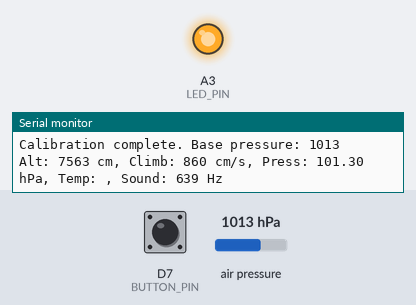
A sketch run on a simulated Arduino Nano 33 BLE. Parts: output pins drawn as LEDs (lit = HIGH), the last lines printed to the serial monitor. The test bench sets the inputs (shaded band); at power-on: D7 (BUTTON_PIN) HIGH, air pressure 1013 hPa.

Above: at 1.9 s.
2.0 s: D7 (BUTTON_PIN) pulled LOW for 0.15 s
5.1 s: D7 (BUTTON_PIN) pulled LOW for 1 s
At 7.89 s:
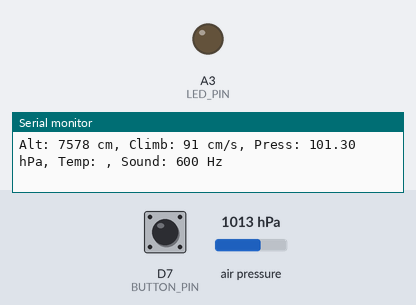
8.1 s: D7 (BUTTON_PIN) pulled LOW for 3.2 s
At 9.9 s:
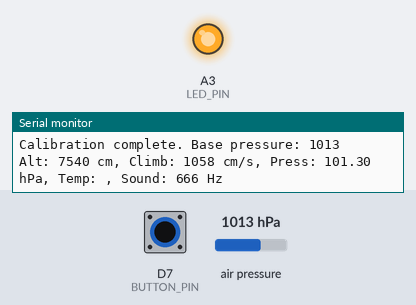
12.8 s: air pressure set to 1025 hPa
At 14.3 s:
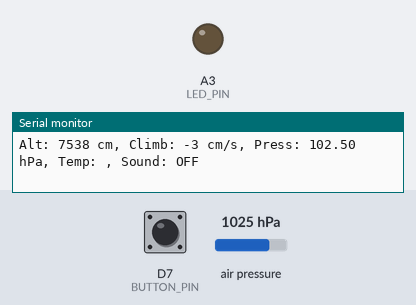
Timing chart, 0 to 15.8 s (numbered marks = the images above; inputs shaded):
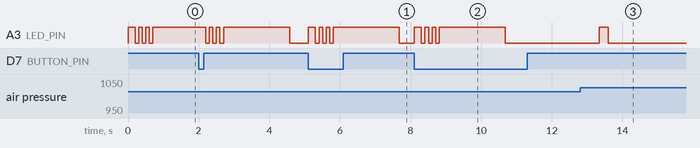

Measured:
- after the input at 5.1 s, A3 (LED_PIN): LOW → HIGH at once, then repeats every 0.20 s: LOW 0.10 s, HIGH 0.10 s
- after the input at 8.1 s, A3 (LED_PIN): LOW → HIGH at once, then repeats every 0.20 s: LOW 0.10 s, HIGH 0.10 s
- after the input at 12.8 s, A3 (LED_PIN): LOW → HIGH after 0.54 s, → LOW 0.26 s later
- by itself, A3 (LED_PIN): repeats every 0.20 s: HIGH 0.10 s, LOW 0.10 s

The sketch:

var_mk3-nrf52810-holyot-BLE1.ino
```cpp
/*****************************************************************************
 * Вариометр и альтиметр для Holyiot nRF52810 (Arduino)
 * Датчик: LPS22HB (библиотека Arduino_LPS22HB)
 * Передача данных: Bluetooth Serial (BLE UART)
 * Эмуляция звука Brauniger IQ ONE (без динамика - только данные)
 * Фильтр Калмана (целочисленная реализация)
 * Калибровка по кнопке
 * Совместимость с XCSoar и LK8000
 *****************************************************************************/
#define BLE_EN 0

#include <Arduino.h>
#include <Arduino_LPS22HB.h>
#if BLE_EN
#include <bluefruit.h>
#include <ArduinoBLE.h>
#endif

// ============================================================================
// Конфигурация
// ============================================================================
#define SAMPLE_INTERVAL_MS    50      // 20 Гц采样
#define BUTTON_PIN            7       // Кнопка калибровки (GPIO 7 на Holyiot)
#define LED_PIN               17      // Встроенный светодиод (GPIO 17)

// Параметры фильтра Калмана
#define KALMAN_Q              10      // Шум процесса (в см)
#define KALMAN_R              50      // Шум измерения (в см)
#define KALMAN_INIT_P         1000    // Начальная ковариация

// ============================================================================
// Глобальные переменные
// ============================================================================
//LPS22HB BARO;

#if BLE_EN
  BLESerial bleSerial;  // BLE UART сервис
#endif

// Фильтр Калмана (целочисленный)
struct KalmanFilter {
    int32_t x;        // Состояние: высота (в см)
    int32_t p;        // Ковариация
    int32_t q;        // Шум процесса
    int32_t r;        // Шум измерения
    int32_t k;        // Коэффициент Калмана (умножен на 1000)

    void init(int32_t initial_x, int32_t q_val, int32_t r_val, int32_t p_val) {
        x = initial_x;
        p = p_val;
        q = q_val;
        r = r_val;
        k = 0;
    }

    int32_t update(int32_t measurement) {
        // Прогноз
        p = p + q;

        // Вычисление коэффициента Калмана (масштабированный)
        // k = p / (p + r)
        int32_t divisor = p + r;
        if (divisor == 0) divisor = 1;
        k = (p * 1000) / divisor;  // k * 1000

        // Обновление состояния
        // x = x + k * (measurement - x)
        int32_t error = measurement - x;
        int32_t correction = (k * error) / 1000;
        x = x + correction;

        // Обновление ковариации
        // p = (1 - k) * p
        p = ((1000 - k) * p) / 1000;

        return x;
    }
};

// Структура данных датчика
struct SensorData {
    float pressure;       // Давление в Па
    float temperature;    // Температура в °C
    int32_t altitude;     // Высота в см
    int16_t climb;        // Вертикальная скорость в см/с
};

// Глобальные переменные
static KalmanFilter kalman;
static SensorData sensorData;
static int32_t basePressure = 101325;  // Базовое давление для калибровки
static int32_t prevAltitude = 0;
static uint32_t lastSampleTime = 0;
static int16_t filteredClimb = 0;

// Параметры звуковой эмуляции (без динамика, только логика)
static struct SoundParams {
    bool enabled;
    uint16_t frequency;     // Частота тона (Гц)
    uint16_t period_ms;     // Период прерывистости (мс)
    bool sound_on;
    uint32_t last_toggle;
} sound;

// ============================================================================
// Фильтр Калмана
// ============================================================================
void kalmanInit(int32_t initial_altitude) {
    kalman.init(initial_altitude, KALMAN_Q, KALMAN_R, KALMAN_INIT_P);
}

int32_t kalmanUpdate(int32_t measurement) {
    return kalman.update(measurement);
}

// ============================================================================
// Расчет высоты по давлению (без float)
// ============================================================================
int32_t pressureToAltitude(int32_t pressure, int32_t base_press) {
    // Используем барометрическую формулу с целочисленной аппроксимацией
    // altitude = 44330 * (1 - (pressure/base_pressure)^0.1903)
    // Для целочисленного расчета используем разложение в ряд

    if (pressure <= 0 || base_press <= 0) return 0;

    // Относительное давление в процентах * 1000
    int32_t ratio = (pressure * 1000) / base_press;

    // Аппроксимация (1 - ratio^0.1903) через таблицу
    // Используем кусочно-линейную аппроксимацию
    int32_t factor;
    if (ratio >= 900) {
        factor = (1000 - ratio) * 15 / 100;  // ~1.5% на 1% изменения давления
    } else if (ratio >= 800) {
        factor = (1000 - ratio) * 16 / 100;
    } else if (ratio >= 700) {
        factor = (1000 - ratio) * 17 / 100;
    } else if (ratio >= 600) {
        factor = (1000 - ratio) * 18 / 100;
    } else {
        factor = (1000 - ratio) * 19 / 100;
    }

    // Высота в сантиметрах: 44330 * factor / 1000
    int32_t altitude_cm = (44330 * factor) / 1000;

    return altitude_cm;
}

// ============================================================================
// Эмуляция звука Brauniger IQ ONE (без динамика)
// ============================================================================
void updateSoundFromClimb(int16_t climb_cm_s) {
    // climb_cm_s: положительный = подъем, отрицательный = снижение
    int16_t absClimb = (climb_cm_s > 0) ? climb_cm_s : -climb_cm_s;

    // Нейтральная зона (тишина)
    if (absClimb < 15) {  // менее 15 см/с
        sound.enabled = false;
        return;
    }

    if (climb_cm_s > 0) {
        // ПОДЪЕМ: непрерывный тон, частота растет
        // 0.5 м/с = 600 Гц, 5 м/с = 1200 Гц
        int16_t climb_m_s = absClimb / 100;  // в м/с * 10 для точности

        if (climb_m_s < 5) climb_m_s = 5;     // минимум 0.5 м/с
        if (climb_m_s > 50) climb_m_s = 50;   // максимум 5 м/с

        // Частота: 600 + (speed - 0.5) * 133.3
        sound.frequency = 600 + ((climb_m_s - 5) * 133) / 10;
        if (sound.frequency < 600) sound.frequency = 600;
        if (sound.frequency > 1200) sound.frequency = 1200;

        sound.enabled = true;
        sound.sound_on = true;
        sound.period_ms = 0;  // непрерывный

    } else {
        // СНИЖЕНИЕ: прерывистый тон, частота падает, период растет
        int16_t climb_m_s = absClimb / 100;  // в м/с * 10

        if (climb_m_s < 5) climb_m_s = 5;
        if (climb_m_s > 50) climb_m_s = 50;

        // Частота: 600 - (speed - 0.5) * 80
        sound.frequency = 600 - ((climb_m_s - 5) * 80) / 10;
        if (sound.frequency < 200) sound.frequency = 200;
        if (sound.frequency > 600) sound.frequency = 600;

        // Период прерывистости: 500 + (speed - 0.5) * 200
        sound.period_ms = 500 + ((climb_m_s - 5) * 200) / 10;
        if (sound.period_ms < 500) sound.period_ms = 500;
        if (sound.period_ms > 1500) sound.period_ms = 1500;

        sound.enabled = true;

        // Переключение состояния звука по таймеру
        uint32_t now = millis();
        if ((now - sound.last_toggle) >= sound.period_ms) {
            sound.sound_on = !sound.sound_on;
            sound.last_toggle = now;
        }
    }
}

// ============================================================================
// Калибровка
// ============================================================================
void performCalibration() {
    Serial.println("Calibration started...");
    digitalWrite(LED_PIN, HIGH);

    // Усреднение 20 измерений
    float sumPressure = 0;
    int validReadings = 0;

    for (int i = 0; i < 20; i++) {
        if (BARO.readPressure()) {
            sumPressure += BARO.readPressure(MILLIBAR);
            validReadings++;
            delay(10);
        }
    }

    if (validReadings > 0) {
        basePressure = (int32_t)(sumPressure / validReadings);

        // Сброс фильтра Калмана
        kalmanInit(0);
        prevAltitude = 0;
        filteredClimb = 0;

        // Мигание светодиодом для подтверждения
        for (int i = 0; i < 5; i++) {
            digitalWrite(LED_PIN, !digitalRead(LED_PIN));
            delay(100);
        }

        Serial.print("Calibration complete. Base pressure: ");
        Serial.println(basePressure);
    }

    digitalWrite(LED_PIN, LOW);
}

// ============================================================================
// Обработка данных датчика
// ============================================================================
void processSensorData() {
    uint32_t now = millis();
    uint32_t dt = now - lastSampleTime;
    lastSampleTime = now;

    if (dt < 10) return;  // Минимальный интервал

    // Чтение данных с датчика
    if (!BARO.readPressure()) {
        return;
    }

    sensorData.pressure = BARO.readPressure();
//    sensorData.temperature = BARO.temperature();

    // Расчет высоты в см
    int32_t pressureInt = (int32_t)(sensorData.pressure * 100);  // в Па * 100 для точности
    int32_t baseInt = (int32_t)(basePressure * 100);

    // Аппроксимация высоты
    int32_t altitude = pressureToAltitude(pressureInt, baseInt);

    // Фильтр Калмана
    int32_t filteredAltitude = kalmanUpdate(altitude);
    sensorData.altitude = filteredAltitude;

    // Расчет вертикальной скорости
    int32_t deltaAltitude = filteredAltitude - prevAltitude;
    float dtSec = dt / 1000.0f;  // в секундах

    if (dtSec > 0.1f) dtSec = 0.1f;  // Ограничение

    int16_t climb = (int16_t)(deltaAltitude / dtSec);  // см/с

    // Фильтр скорости (экспоненциальное сглаживание)
    filteredClimb = (filteredClimb * 7 + climb) / 8;
    sensorData.climb = filteredClimb;

    prevAltitude = filteredAltitude;

    // Обновление звуковой эмуляции
    updateSoundFromClimb(filteredClimb);

    // Отправка данных по BLE
    sendNMEAData((int)filteredAltitude, (int)filteredClimb);

    // Отладка в Serial
    if (millis() % 1000 < 50) {
        Serial.print("Alt: ");
        Serial.print(filteredAltitude);
        Serial.print(" cm, Climb: ");
        Serial.print(filteredClimb);
        Serial.print(" cm/s, Press: ");
        Serial.print(sensorData.pressure);
        Serial.print(" hPa, Temp: ");
//        Serial.print(sensorData.temperature);
//        Serial.print(" °C");

        // Вывод звуковых параметров
        if (sound.enabled) {
            Serial.print(", Sound: ");
            Serial.print(sound.frequency);
            Serial.print(" Hz");
            if (sound.period_ms > 0) {
                Serial.print(", Period: ");
                Serial.print(sound.period_ms);
                Serial.print(" ms");
            }
        } else {
            Serial.print(", Sound: OFF");
        }
        Serial.println();
    }
}

// ============================================================================
// Отправка данных для XCSoar/LK8000
// ============================================================================
void sendNMEAData(int alt, int vspeed){
//void sendDataToXCSoar() {
//    if (!bleSerial.isConnected()) return;

    static uint32_t lastSend = 0;
    uint32_t now = millis();

    // Отправка каждые 200 мс (5 Гц)
    if ((now - lastSend) < 200) return;
    lastSend = now;

    // Формат NMEA для вариометра и альтиметра
    char nmea[64];

    // 1. Высота: $PGRMZ,altitude,f,3
    int32_t altMeters = sensorData.altitude / 100;
    int32_t altCm = sensorData.altitude % 100;

    snprintf(nmea, sizeof(nmea), "$PGRMZ,%d.%02d,f,3\r\n",
             (int)altMeters, (int)altCm);
#if BLE_EN
    bleSerial.print(nmea);
#endif

    // 2. Вертикальная скорость: $PGRMZ,climb,m,3
    int32_t climbMS = sensorData.climb / 100;
    int32_t climbCm = abs(sensorData.climb % 100);
    char sign = (sensorData.climb >= 0) ? '+' : '-';

    snprintf(nmea, sizeof(nmea), "$PGRMZ,%c%d.%02d,m,3\r\n",
             sign, (int)climbMS, (int)climbCm);
#if BLE_EN
bleSerial.print(nmea);
#endif


    // 3. Альтернативный формат для LK8000: $LK8EX1
    // pressure: hPa * 10, alt: m, climb: m/s * 10
    int32_t pressHPa = (int32_t)(sensorData.pressure * 10);
    int32_t altM = sensorData.altitude / 100;
    int32_t climbMS10 = sensorData.climb / 10;

    snprintf(nmea, sizeof(nmea), "$LK8EX1,%.1f,%d,%.1f\r\n",
             sensorData.pressure, (int)altM, sensorData.climb / 100.0f);
#if BLE_EN
    bleSerial.print(nmea);
#endif

}

// ============================================================================
// Обработчик кнопки калибровки
// ============================================================================
void checkCalibrationButton() {
    static uint32_t lastDebounce = 0;
    static bool lastState = HIGH;

    bool currentState = digitalRead(BUTTON_PIN);

    if (currentState == LOW && lastState == HIGH) {
        uint32_t now = millis();
        if ((now - lastDebounce) > 50) {  // Дебаунс
            performCalibration();
            lastDebounce = now;
        }
    }
    lastState = currentState;
}

// ============================================================================
// Настройка BLE
// ============================================================================
#if BLE_EN
void setupBLE() {
    Serial.println("Initializing BLE...");

    Bluefruit.begin();
    Bluefruit.setName("Variometer_NRF52");
    Bluefruit.setConnectCallback([](uint16_t conn_handle) {
        Serial.println("BLE Connected");
        digitalWrite(LED_PIN, HIGH);
    });
    Bluefruit.setDisconnectCallback([](uint16_t conn_handle, uint8_t reason) {
        Serial.println("BLE Disconnected");
        digitalWrite(LED_PIN, LOW);
    });

    // Настройка BLE UART сервиса
    bleSerial.begin();

    // Запуск рекламы
    Bluefruit.Advertising.addFlags(BLE_GAP_ADV_FLAGS_LE_ONLY_GENERAL_DISC_MODE);
    Bluefruit.Advertising.addTxPower();
    Bluefruit.Advertising.addService(bleSerial);
    Bluefruit.Advertising.start(0);  // 0 = бесконечная реклама

    Serial.println("BLE Advertising started");
}
#endif
// ============================================================================
// Настройка Arduino
// ============================================================================
void setup() {
    Serial.begin(115200);
    while (!Serial) delay(10);

    Serial.println("Variometer with LPS22HB starting...");

    // Настройка светодиода и кнопки
    pinMode(LED_PIN, OUTPUT);
    pinMode(BUTTON_PIN, INPUT_PULLUP);
    digitalWrite(LED_PIN, LOW);

    // Инициализация датчика LPS22HB
    if (!BARO.begin()) {
        Serial.println("Failed to initialize LPS22HB sensor!");
        while (1) {
            digitalWrite(LED_PIN, !digitalRead(LED_PIN));
            delay(500);
        }
    }
    Serial.println("LPS22HB sensor initialized");

    // Настройка датчика (максимальная точность)
// Найти актуальные
    // BARO.setContinuousMode();
    // BARO.setODR(10);  // 10 Гц

    // Инициализация фильтра Калмана
    kalmanInit(0);
    prevAltitude = 0;
    filteredClimb = 0;
    lastSampleTime = millis();

    // Инициализация звуковых параметров
    sound.enabled = false;
    sound.frequency = 0;
    sound.period_ms = 0;
    sound.sound_on = false;
    sound.last_toggle = 0;

    // Калибровка при старте
    performCalibration();

    // Настройка BLE
#if BLE_EN
    setupBLE();
#endif

}

// ============================================================================
// Основной цикл
// ============================================================================
void loop() {
    // Обработка BLE
#if BLE_EN
    Bluefruit.update();
#endif


    // Проверка кнопки калибровки
    checkCalibrationButton();

    // Опрос датчика с интервалом
    static uint32_t lastSample = 0;
    uint32_t now = millis();

    if ((now - lastSample) >= SAMPLE_INTERVAL_MS) {
        processSensorData();
        lastSample = now;
    }

    // Обновление светодиода (индикация звука)
    if (sound.enabled && sound.sound_on) {
        digitalWrite(LED_PIN, HIGH);
    } else {
        digitalWrite(LED_PIN, LOW);
    }

    // Маленькая задержка для экономии энергии
    delay(5);
}

// ============================================================================
// Дополнительные функции для совместимости с XCSoar
// ============================================================================

// Обработка команд с телефона
void serialEvent() {
#if BLE_EN
    while (bleSerial.available()) {
        char c = bleSerial.read();
#else
    while (Serial.available()) {
        char c = Serial.read();
#endif
        if (c == 'C' || c == 'c') {
            performCalibration();
        }
    }
}

// ============================================================================
// Альтернативный метод для более точного расчета высоты
// (используется, если требуется большая точность)
// ============================================================================
float calculateAltitude(float pressure, float seaLevelPressure) {
    // Барометрическая формула (с плавающей точкой)
    // Используется только при наличии FPU
    // Для nRF52810 без FPU используйте целочисленную версию выше
    return 44330.0f * (1.0f - pow(pressure / seaLevelPressure, 0.1903f));
}
```
